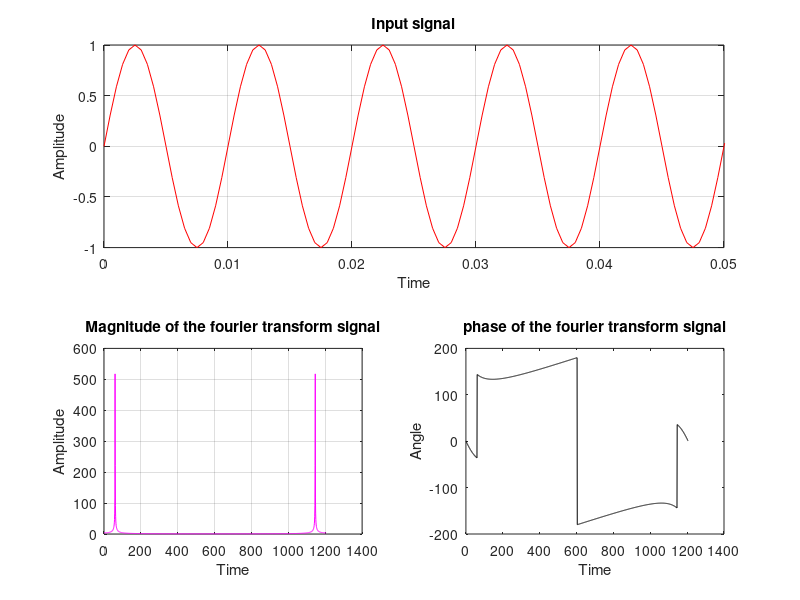

MATLAB code for this plot:
clc;
clear all;
close all;
fs=2000;
N=1206;
t=[0:N-1]/fs; 
x=sin(2*pi*100*t);
subplot(2,1,1);
plot(t,x,'r');
axis([0 0.05 -1 1]);
grid;
xlabel('Time');
ylabel('Amplitude');
title('Input signal');
x1=fft(x);
k=0:N-1;
Xmag=abs(x1);
subplot(2,2,3);
plot(k,Xmag,'m')
grid;
xlabel('Time');
ylabel('Amplitude')
title('Magnitude of the fourier transform signal');
Xphase=angle(x1)*(180/pi);
subplot(2,2,4);
plot(k,Xphase,'k');
xlabel('Time');
ylabel('Angle')
title('phase of the fourier transform signal')
